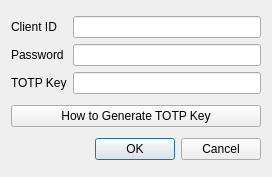
<?xml version="1.0" encoding="UTF-8"?>
<ui version="4.0">
 <class>Dialog</class>
 <widget class="QDialog" name="Dialog">
  <property name="geometry">
   <rect>
    <x>0</x>
    <y>0</y>
    <width>272</width>
    <height>177</height>
   </rect>
  </property>
  <property name="windowTitle">
   <string>Dialog</string>
  </property>
  <layout class="QGridLayout" name="gridLayout">
   <item row="2" column="0">
    <widget class="QDialogButtonBox" name="buttonBox">
     <property name="orientation">
      <enum>Qt::Horizontal</enum>
     </property>
     <property name="standardButtons">
      <set>QDialogButtonBox::Cancel|QDialogButtonBox::Ok</set>
     </property>
    </widget>
   </item>
   <item row="0" column="0">
    <layout class="QGridLayout" name="gridLayout_2">
     <item row="1" column="1">
      <widget class="QLineEdit" name="password_line"/>
     </item>
     <item row="2" column="1">
      <widget class="QLineEdit" name="totp_key_line"/>
     </item>
     <item row="0" column="1">
      <widget class="QLineEdit" name="client_id_line"/>
     </item>
     <item row="1" column="0">
      <widget class="QLabel" name="label_2">
       <property name="text">
        <string>Password</string>
       </property>
      </widget>
     </item>
     <item row="2" column="0">
      <widget class="QLabel" name="label_3">
       <property name="text">
        <string>TOTP Key</string>
       </property>
      </widget>
     </item>
     <item row="0" column="0">
      <widget class="QLabel" name="label">
       <property name="text">
        <string>Client ID</string>
       </property>
      </widget>
     </item>
    </layout>
   </item>
   <item row="1" column="0">
    <widget class="QPushButton" name="how_to_button">
     <property name="text">
      <string>How to Generate TOTP Key</string>
     </property>
    </widget>
   </item>
  </layout>
 </widget>
 <tabstops>
  <tabstop>client_id_line</tabstop>
  <tabstop>password_line</tabstop>
  <tabstop>totp_key_line</tabstop>
 </tabstops>
 <resources/>
 <connections>
  <connection>
   <sender>buttonBox</sender>
   <signal>accepted()</signal>
   <receiver>Dialog</receiver>
   <slot>accept()</slot>
   <hints>
    <hint type="sourcelabel">
     <x>248</x>
     <y>254</y>
    </hint>
    <hint type="destinationlabel">
     <x>157</x>
     <y>274</y>
    </hint>
   </hints>
  </connection>
  <connection>
   <sender>buttonBox</sender>
   <signal>rejected()</signal>
   <receiver>Dialog</receiver>
   <slot>reject()</slot>
   <hints>
    <hint type="sourcelabel">
     <x>316</x>
     <y>260</y>
    </hint>
    <hint type="destinationlabel">
     <x>286</x>
     <y>274</y>
    </hint>
   </hints>
  </connection>
 </connections>
</ui>
